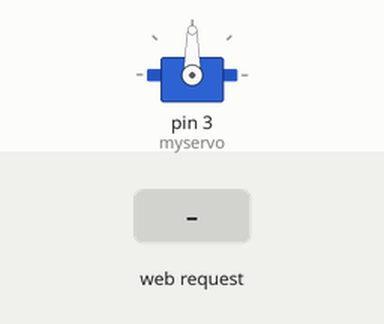
This sketch was run on a simulated Arduino Uno, built with avr-gcc and run on an emulated ATmega328P. Shown: servo. Inputs (shaded band) come from the test bench. WiFi joins after 1.5 s; servers stay silent unless stated.

Above: at 1.2 s.
1.3 s: HTTP request GET /v0 received
At 1.9 s:
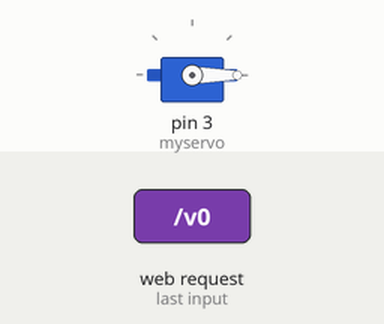
2.8 s: HTTP request GET /v180 received
At 3.1 s:
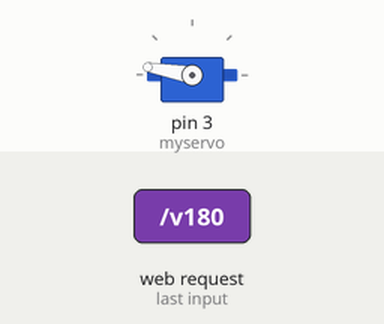
Timing chart, 0 to 5.8 s (numbered marks = the images above; inputs shaded):
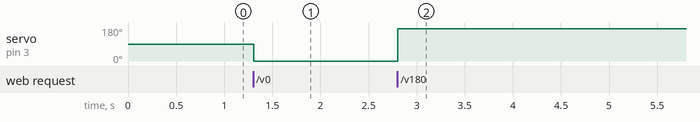

Measured:
- after the input at 1.3 s, servo on pin 3 (myservo): 90° → 0° at once
- after the input at 2.8 s, servo on pin 3 (myservo): 0° → 170° at once

The sketch:

Movendo_Servo.ino
```cpp
#include <SPI.h>
#include <Ethernet.h>
#include <Servo.h>

Servo myservo;

int val=0;

byte mac[] = {
  0xDE, 0xAD, 0xBE, 0xEF, 0xFE, 0xED };
IPAddress ip(192,168,1,4);


EthernetServer server(80);


void setup() {


  Ethernet.begin(mac, ip);
  server.begin();

  myservo.attach(3);

}


void loop() {

  // listen for incoming clients
  EthernetClient client = server.available();
  if (client) {
    // an http request ends with a blank line
    boolean currentLineIsBlank = true;
    String vars;
    int teste=0;

    while (client.connected()) {

      if (client.available()) {
        char c = client.read();


        vars.concat(c);

        if(vars.endsWith("/v0")){
          teste=1;
        }
        else{
          if(vars.endsWith("/v180")){
          teste=2;
        }
        }


//#######################################################

        if (c == '\n' && currentLineIsBlank) {
          // send a standard http response header
          client.println("HTTP/1.1 200 OK");
          client.println("Content-Type: text/html");
          client.println("Connnection: close");
          client.println();
          client.println("<!DOCTYPE HTML>");
          client.println("<html>");
          client.println("<p><center><h1>Servidor Arduino Lucas</h1></center></p>");
          client.println("<center><img src=http://missionduke.com/wordpress/wp-content/uploads/2010/11/Arduino-logo1.png></center>");
          client.println("<hr/>");

          client.println("<p><h2>Controle do Servo</h2></p>");


         if(teste==1){
              myservo.write(0);
              client.println("<FORM METHOD='LINK' ACTION='http://192.168.1.4/v180'><INPUT TYPE='submit' VALUE='Mover para 180 graus'></FORM>");
          }
          else{
            client.println("<FORM METHOD='LINK' ACTION='http://192.168.1.4/v0'><INPUT TYPE='submit' VALUE='Mover para 0 grau'></FORM>");
          }

          if(teste==2){
            myservo.write(170);
          }


          client.println("</html>");
          break;

      }
        if (c == '\n') {
          // you're starting a new line
          currentLineIsBlank = true;
        }
        else if (c != '\r') {
         //Essa porra sempre tem que ser true, caralho!
          currentLineIsBlank = true;
        }
      }

    }
    // give the web browser time to receive the data
    delay(1);
    // close the connection:
    client.stop();
  }

}
```
